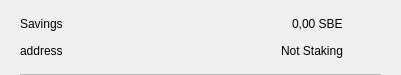
<?xml version="1.0" encoding="UTF-8"?>
<ui version="4.0">
 <class>CSRow</class>
 <widget class="QWidget" name="CSRow">
  <property name="geometry">
   <rect>
    <x>0</x>
    <y>0</y>
    <width>401</width>
    <height>75</height>
   </rect>
  </property>
  <property name="windowTitle">
   <string>Form</string>
  </property>
  <layout class="QVBoxLayout" name="verticalLayout">
   <property name="spacing">
    <number>0</number>
   </property>
   <property name="leftMargin">
    <number>20</number>
   </property>
   <property name="topMargin">
    <number>10</number>
   </property>
   <property name="rightMargin">
    <number>20</number>
   </property>
   <property name="bottomMargin">
    <number>0</number>
   </property>
   <item>
    <widget class="QWidget" name="info" native="true">
     <property name="minimumSize">
      <size>
       <width>0</width>
       <height>0</height>
      </size>
     </property>
     <layout class="QHBoxLayout" name="horizontalLayout_3">
      <property name="leftMargin">
       <number>0</number>
      </property>
      <property name="topMargin">
       <number>0</number>
      </property>
      <property name="rightMargin">
       <number>0</number>
      </property>
      <property name="bottomMargin">
       <number>10</number>
      </property>
      <item>
       <widget class="QWidget" name="container" native="true">
        <property name="minimumSize">
         <size>
          <width>0</width>
          <height>0</height>
         </size>
        </property>
        <layout class="QVBoxLayout" name="verticalLayout_2">
         <property name="spacing">
          <number>0</number>
         </property>
         <property name="leftMargin">
          <number>0</number>
         </property>
         <property name="topMargin">
          <number>0</number>
         </property>
         <property name="rightMargin">
          <number>0</number>
         </property>
         <property name="bottomMargin">
          <number>0</number>
         </property>
         <item>
          <layout class="QHBoxLayout" name="horizontalLayout">
           <item>
            <widget class="QLabel" name="labelName">
             <property name="toolTip">
              <string notr="true"/>
             </property>
             <property name="text">
              <string>Savings</string>
             </property>
            </widget>
           </item>
           <item>
            <spacer name="horizontalSpacer">
             <property name="orientation">
              <enum>Qt::Horizontal</enum>
             </property>
             <property name="sizeHint" stdset="0">
              <size>
               <width>40</width>
               <height>20</height>
              </size>
             </property>
            </spacer>
           </item>
           <item>
            <widget class="QLabel" name="labelAmount">
             <property name="text">
              <string>0,00 SBE</string>
             </property>
            </widget>
           </item>
          </layout>
         </item>
         <item>
          <layout class="QHBoxLayout" name="horizontalLayout_2">
           <item>
            <widget class="QLabel" name="labelAddress">
             <property name="toolTip">
              <string notr="true"/>
             </property>
             <property name="text">
              <string>address</string>
             </property>
            </widget>
           </item>
           <item>
            <spacer name="horizontalSpacer_2">
             <property name="orientation">
              <enum>Qt::Horizontal</enum>
             </property>
             <property name="sizeHint" stdset="0">
              <size>
               <width>40</width>
               <height>20</height>
              </size>
             </property>
            </spacer>
           </item>
           <item>
            <widget class="QLabel" name="labelStaking">
             <property name="text">
              <string>Not Staking</string>
             </property>
            </widget>
           </item>
          </layout>
         </item>
        </layout>
       </widget>
      </item>
      <item alignment="Qt::AlignHCenter|Qt::AlignVCenter">
       <widget class="QPushButton" name="pushButtonMenu">
        <property name="minimumSize">
         <size>
          <width>24</width>
          <height>24</height>
         </size>
        </property>
        <property name="maximumSize">
         <size>
          <width>32</width>
          <height>32</height>
         </size>
        </property>
        <property name="focusPolicy">
         <enum>Qt::NoFocus</enum>
        </property>
        <property name="styleSheet">
         <string notr="true">border:none; background-color:transparent;</string>
        </property>
        <property name="text">
         <string/>
        </property>
        <property name="icon">
         <iconset>
          <normaloff>://ic-menu-hover</normaloff>://ic-menu-hover</iconset>
        </property>
        <property name="iconSize">
         <size>
          <width>24</width>
          <height>24</height>
         </size>
        </property>
       </widget>
      </item>
     </layout>
    </widget>
   </item>
   <item>
    <widget class="QLabel" name="lblDivisory">
     <property name="minimumSize">
      <size>
       <width>0</width>
       <height>1</height>
      </size>
     </property>
     <property name="maximumSize">
      <size>
       <width>16777215</width>
       <height>1</height>
      </size>
     </property>
     <property name="styleSheet">
      <string notr="true">background-color:#bababa;</string>
     </property>
     <property name="text">
      <string/>
     </property>
     <property name="alignment">
      <set>Qt::AlignBottom|Qt::AlignLeading|Qt::AlignLeft</set>
     </property>
    </widget>
   </item>
  </layout>
 </widget>
 <resources/>
 <connections/>
</ui>
